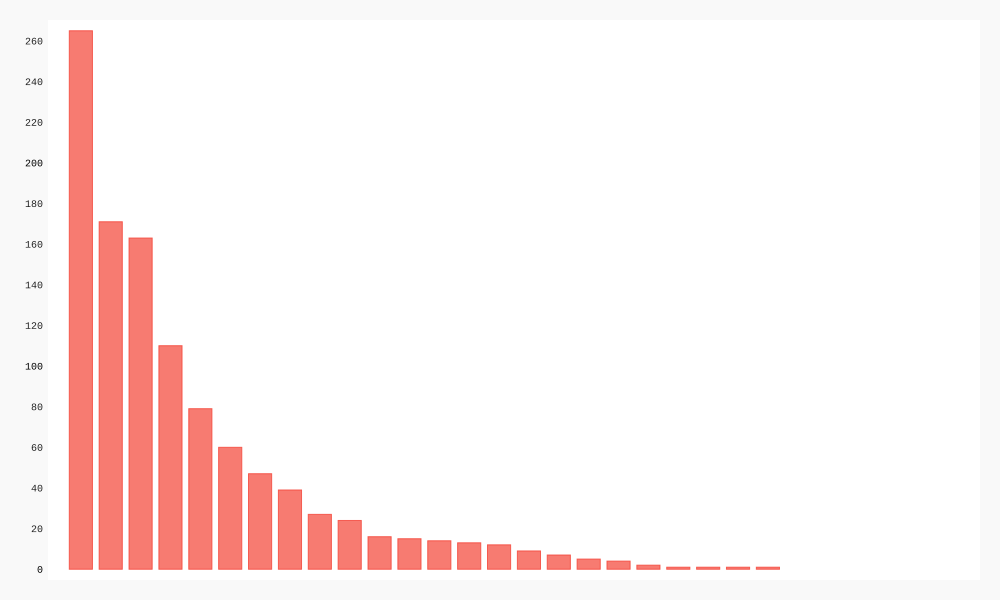

Recreate this plot in Python.
import requests
import pygal
from operator import itemgetter

URL = 'https://hacker-news.firebaseio.com/v0/topstories.json'
r = requests.get(URL)
print("Status code:", r.status_code)

submission_ids = r.json()
submission_dicts = []
count = 1
for submission_id in submission_ids[:30]:
	
	url = ('https://hacker-news.firebaseio.com/v0/item/' + 
			str(submission_id) + '.json')
	submission_r = requests.get(url)
	print(count, ":", submission_r.status_code)
	count += 1
	response_dict = submission_r.json()
	
	submission_dict = {
		'label': response_dict['title'],
		'xlink': 'http://news.ycombinator.com/item?id=' + str(submission_id),
		'value': response_dict.get('descendants', 0),
		}
		
	submission_dicts.append(submission_dict)

submission_dicts = sorted(submission_dicts, key=itemgetter('value'), 
							reverse=True)

my_style = pygal.style.Style()

my_config = pygal.Config()
my_config.show_legend = False
my_config.show_y_guides = False
my_config.width = 1000

chart = pygal.Bar(my_config, style=my_style)

chart.add('', submission_dicts)
chart.render_to_file('17_2.svg')
